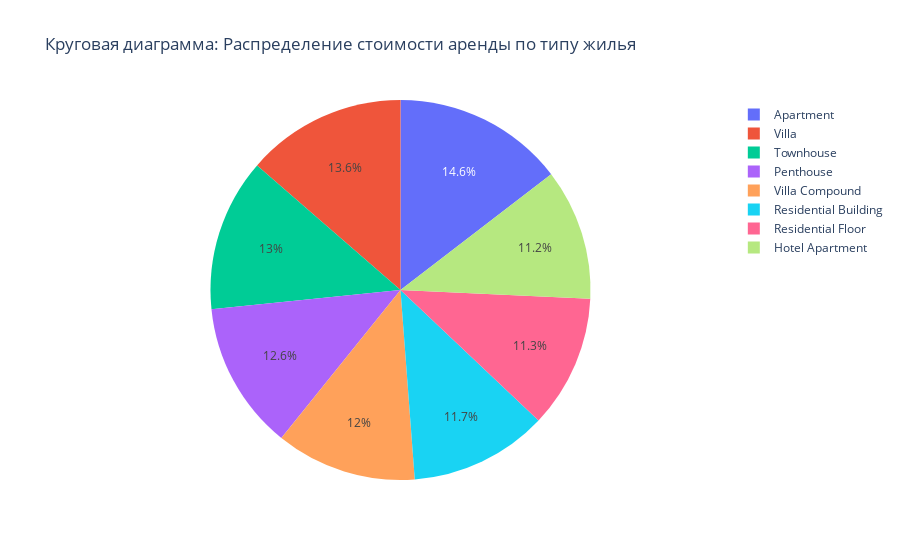
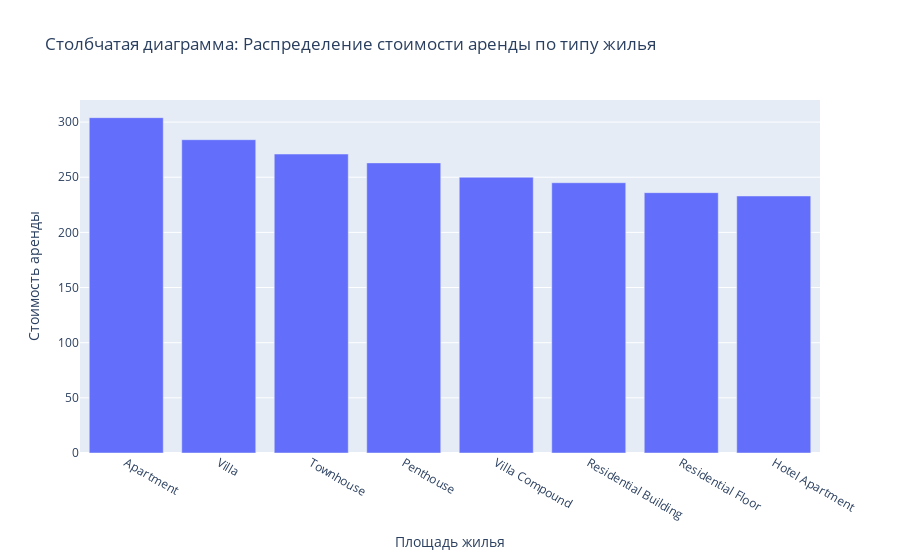
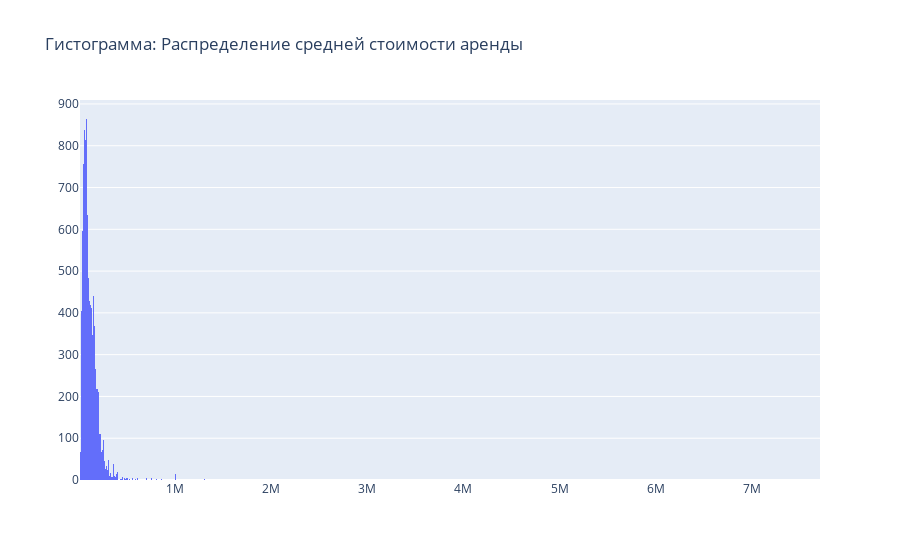

Write notebook code for charts like these, in order.
### Markdown cell above
### 7. plotly
#### 7.1 Построить несколько графиков разного вида.

### Code cell
# График-круговая диаграмма распределения рейтингов
fig1 = go.Figure(data=[go.Pie(labels=df_part['Type'].value_counts().index, 
                               values=df_part['Rent'].value_counts().values)])
fig1.update_layout(title_text='Круговая диаграмма: Распределение стоимости аренды по типу жилья')

# График-столбчатая диаграмма распределения рейтингов
fig2 = go.Figure(data=[go.Bar(x=df_part['Type'].value_counts().index, 
                              y=df_part['Rent'].value_counts().values)])
fig2.update_layout(title_text='Столбчатая диаграмма: Распределение стоимости аренды по типу жилья',
                   xaxis_title='Площадь жилья', yaxis_title='Стоимость аренды')

# График-гистограмма распределения средней заработной платы
fig3 = go.Figure(data=[go.Histogram(x=df_part['Rent'])])
fig3.update_layout(title_text='Гистограмма: Распределение средней стоимости аренды')

fig1.show()
fig2.show()
fig3.show()

### Figure 1 — Plotly figure (JSON) as saved in the notebook; plotly's stock layout.template omitted (floating-point values rounded to 4 significant figures; data arrays with more than 128 entries replaced by an {"elided": "..."} marker saying what was removed)
{"data": [{"labels": ["Apartment", "Villa", "Townhouse", "Penthouse", "Villa Compound", "Residential Building", "Residential Floor", "Hotel Apartment"], "type": "pie", "values": {"elided": "663 int values"}}], "layout": {"title": {"text": "Круговая диаграмма: Распределение стоимости аренды по типу жилья"}}}

### Figure 2 — Plotly figure (JSON) as saved in the notebook; plotly's stock layout.template omitted (floating-point values rounded to 4 significant figures; data arrays with more than 128 entries replaced by an {"elided": "..."} marker saying what was removed)
{"data": [{"type": "bar", "x": ["Apartment", "Villa", "Townhouse", "Penthouse", "Villa Compound", "Residential Building", "Residential Floor", "Hotel Apartment"], "y": {"elided": "663 int values"}}], "layout": {"title": {"text": "Столбчатая диаграмма: Распределение стоимости аренды по типу жилья"}, "xaxis": {"title": {"text": "Площадь жилья"}}, "yaxis": {"title": {"text": "Стоимость аренды"}}}}

### Figure 3 — Plotly figure (JSON) as saved in the notebook; plotly's stock layout.template omitted (floating-point values rounded to 4 significant figures; data arrays with more than 128 entries replaced by an {"elided": "..."} marker saying what was removed)
{"data": [{"type": "histogram", "x": {"elided": "10000 int values"}}], "layout": {"title": {"text": "Гистограмма: Распределение средней стоимости аренды"}}}
